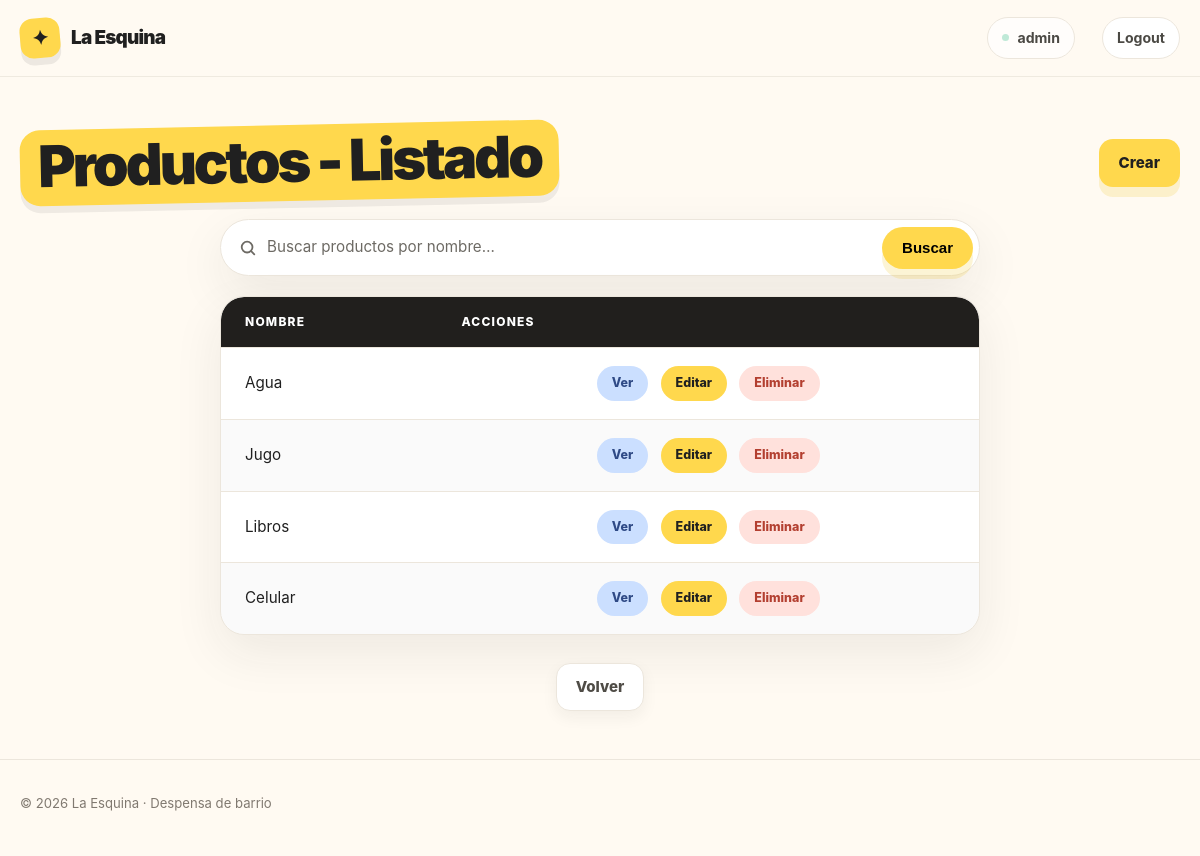
Screenshot of /ventas/producto/ (signed in) with the database file from the repository.
### ventas/models/producto.py (models this page shows, shortened)
class Producto(models.Model):
    nombre = models.CharField(unique=True, validators=[ValidarTextoEspañol(min_longitud=3)])
    descripcion = models.TextField(blank=True, validators=[ValidarTextoEspañol(min_longitud=10)])
    precio_costo = models.DecimalField(max_digits=10, decimal_places=2)
    precio_venta = models.DecimalField(max_digits=10, decimal_places=2)
    stock = models.FloatField(default=0)
    codigo_barras = models.CharField(max_length=50, null=True, blank=True, unique=True)
    categoria = models.ForeignKey(
        Categoria, on_delete=models.SET_NULL, null=True, blank=True, related_name="productos"
    )
    proveedor = models.ForeignKey(
        Proveedor, on_delete=models.SET_NULL, null=True, blank=True, related_name="productos"
    )
    class Meta:
        verbose_name = "Producto"
        verbose_name_plural = "Productos"
        constraints = (
            models.CheckConstraint(
                condition=Q(stock__gte=0),
                name="producto_stock_no_negativo",
            ),
            models.CheckConstraint(
                condition=Q(precio_costo__gte=0),
                name="producto_precio_costo_no_negativo",
            ),
            models.CheckConstraint(
                condition=Q(precio_venta__gte=0),
                name="producto_precio_venta_no_negativo",
            ),
            models.CheckConstraint(
                condition=Q(precio_venta__gte=F("precio_costo")),
                name="producto_precio_mayor_o_igual_costo",
            ),
        )

### ventas/views/producto.py (the view)
# urls.py: path("producto/", ProductoList.as_view(), name="producto_list"),
class ProductoList(ListView):
    model = Producto
    context_object_name = "productos"  # -> por default es "object_list"
    def get_queryset(self) -> QuerySet[Any, Any]:
        busqueda = self.request.GET.get("busqueda", "").strip()
        if busqueda:
            productos = Producto.objects.filter(nombre__icontains=busqueda)
        else:
            productos = Producto.objects.all()
        return productos

### ventas/templates/ventas/producto_list.html
{% extends "core/base.html" %}
{% load static %}
{% block styles %}
    <link rel="stylesheet" href="{% static 'core/css/table.css' %}" />
    <link rel="stylesheet" href="{% static 'core/css/search.css' %}" />
{% endblock styles %}
{% block content %}
    <div class="container section">
        <div class="page-head">
            <h1 class="page-title">Productos - Listado</h1>
            <a class="button button-primary"
               href="{% url 'ventas:producto_create' %}">Crear</a>
        </div>
        {% include "core/partials/search.html" with placeholder="Buscar productos por nombre…" label="Buscar productos" clear_url="ventas:producto_list" %}
        <table class="data-table">
            <thead>
                <tr>
                    <th>Nombre</th>
                    <th>Acciones</th>
                </tr>
            </thead>
            <tbody>
                {% for producto in productos %}
                    <tr>
                        <td>{{ producto.nombre }}</td>
                        <td class="table-actions">
                            <a class="table-action table-action--view"
                               href="{% url 'ventas:producto_detail' producto.pk %}">Ver</a>
                            <a class="table-action table-action--edit"
                               href="{% url 'ventas:producto_update' producto.pk %}">Editar</a>
                            <a class="table-action table-action--danger"
                               href="{% url 'ventas:producto_delete' producto.pk %}">Eliminar</a>
                        </td>
                    </tr>
                {% empty %}
                    <tr>
                        <td class="table-empty" colspan="2">No hay productos disponibles.</td>
                    </tr>
                {% endfor %}
            </tbody>
        </table>
        <div class="page-actions">
            <a class="button button-secondary" href="{% url 'ventas:home' %}">Volver</a>
        </div>
    </div>
{% endblock content %}

### core/templates/core/partials/header.html (shortened to what this page needs)
<div class="nav">
    <div class="container nav-inner">
        <a href="/" class="brand" aria-label="La Esquina, inicio">
            <span class="brand-mark">✦</span>
            <span>La Esquina</span>
        </a>
        <nav class="nav-links" aria-label="Navegación principal">
            {% if user.is_authenticated %}
                <span class="nav-user">{{ user.username }}</span>
                <form action="{% url 'core:logout' %}" method="post">
                    <button class="nav-logout" type="submit">Logout</button>
                </form>
            {% else %}
                <a href="{% url 'core:login' %}" class="nav-cta">Acceder</a>
            {% endif %}
        </nav>
    </div>
</div>

### core/static/core/css/base.css (style rules this page uses)
:root { --bg: #fffaf2; --surface: #fff; --ink: #202020; --muted: #6d6a64; --line: #ece6dc; --yellow: #ffd84d; --coral: #ff806f; --mint: #bfe9d7; --blue: #cbdfff; --pink: #ffd3df; --shadow: 0 18px 50px rgba(32, 32, 32, 0.08); }
* { box-sizing: border-box; margin: 0; padding: 0; }
html { scroll-behavior: smooth; }
body { font-family: Inter, ui-sans-serif, system-ui, -apple-system, BlinkMacSystemFont, "Segoe UI", sans-serif; background: var(--bg); color: var(--ink); line-height: 1.5; display: flex; flex-direction: column; min-height: 100vh; }
a { color: inherit; text-decoration: none; }
.container { width: min(1160px, calc(100% - 40px)); margin: 0 auto; }

### core/static/core/css/nav.css (style rules this page uses)
.nav { position: sticky; top: 0; z-index: 20; background: rgba(255, 250, 242, 0.9); backdrop-filter: blur(14px); border-bottom: 1px solid rgba(236, 230, 220, 0.8); }
.nav-inner { min-height: 76px; display: flex; align-items: center; justify-content: space-between; gap: 24px; }
.brand { display: inline-flex; align-items: center; gap: 11px; font-weight: 900; font-size: 1.18rem; letter-spacing: -0.04em; }
.brand-mark { width: 40px; height: 40px; display: grid; place-items: center; border-radius: 13px; background: var(--yellow); transform: rotate(-5deg); font-size: 1.25rem; box-shadow: 0 7px 0 rgba(32, 32, 32, 0.08); }
.nav-links { display: flex; align-items: center; gap: 27px; color: #4b4944; font-size: 0.94rem; font-weight: 700; }
.nav-user { display: inline-flex; align-items: center; gap: 8px; padding: 9px 14px; border: 1px solid var(--line); border-radius: 999px; background: rgba(255, 255, 255, 0.72); color: #4b4944; font-size: 0.88rem; font-weight: 750; }
.nav-user::before { width: 7px; height: 7px; border-radius: 50%; background: var(--mint); content: ""; }
.nav-links form { display: flex; }
.nav-logout { padding: 9px 14px; border: 1px solid var(--line); border-radius: 999px; background: var(--surface); color: #4b4944; font: inherit; font-size: 0.88rem; font-weight: 750; cursor: pointer; transition: transform 0.2s ease, box-shadow 0.2s ease, border-color 0.2s ease; }

### core/static/core/css/components.css (style rules this page uses)
.page-title { display: inline-block; margin-bottom: 18px; padding: 6px 18px 10px; border-radius: 20px; background: var(--yellow); box-shadow: 0 7px 0 rgba(32, 32, 32, 0.07); font-size: clamp(2.3rem, 5.5vw, 3.6rem); font-weight: 950; line-height: 1.05; letter-spacing: -0.055em; transform: rotate(-1.2deg); }
.button { display: inline-flex; align-items: center; justify-content: center; gap: 9px; min-height: 48px; padding: 0 19px; border-radius: 14px; border: 1px solid transparent; font-size: 0.94rem; font-weight: 850; transition: transform 0.2s ease, box-shadow 0.2s ease; }
.button-primary { background: var(--yellow); box-shadow: 0 10px 0 rgba(237, 191, 23, 0.18); }
.button-secondary { background: var(--surface); border-color: var(--line); color: #4f4c46; box-shadow: 0 6px 16px rgba(32, 32, 32, 0.06); }
.page-actions { display: flex; justify-content: center; gap: 12px; }
.page-head { display: flex; align-items: center; justify-content: space-between; flex-wrap: wrap; gap: 16px; margin-bottom: 18px; }
.page-head .page-title { margin-bottom: 0; }
.section { padding: 48px 0; }

### rows the page displays
Producto: nombre "Agua"
Producto: nombre "Jugo"
Producto: nombre "Libros"
Producto: nombre "Celular"

### other values shown
{{ user.username }} "admin"
